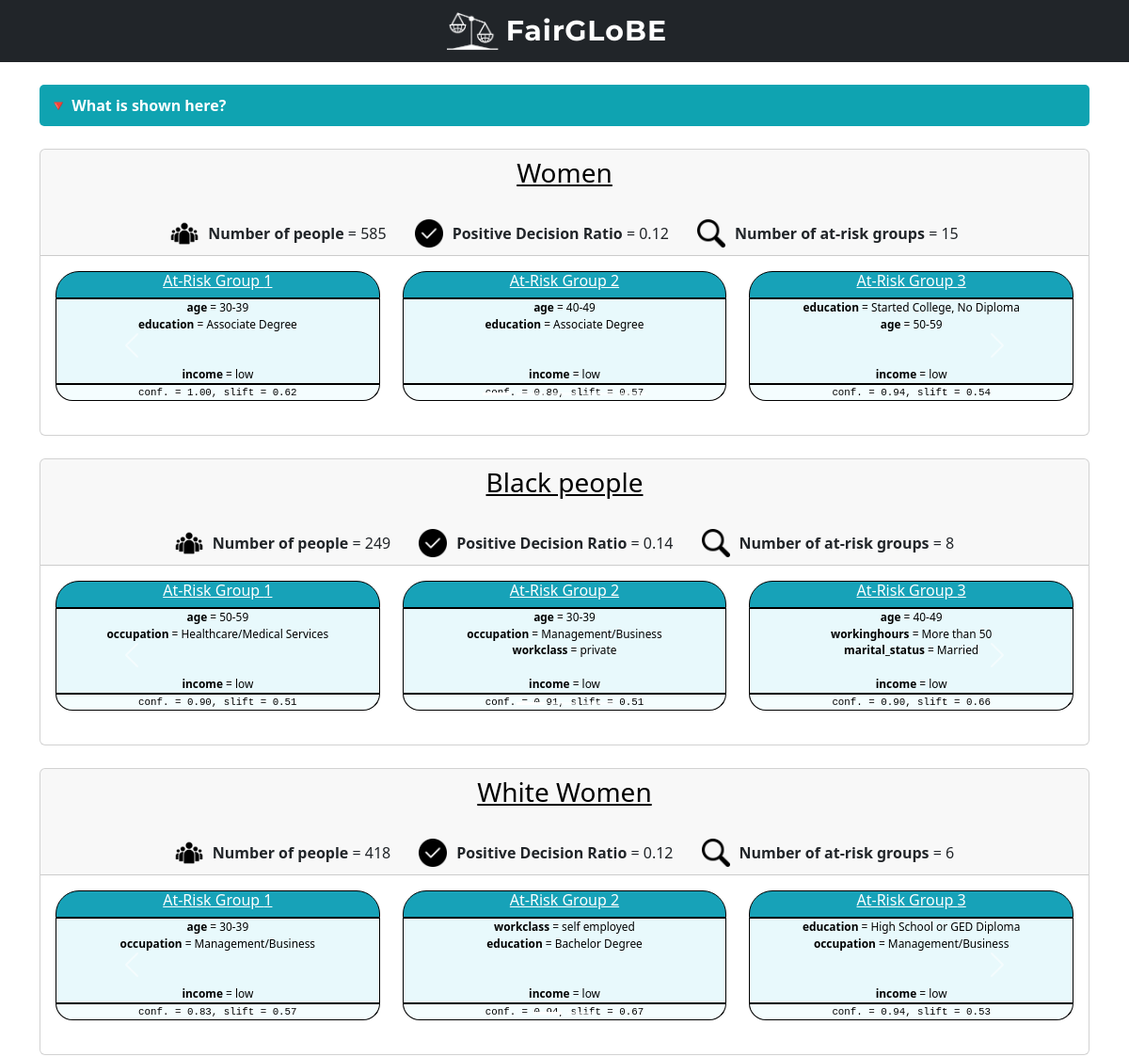
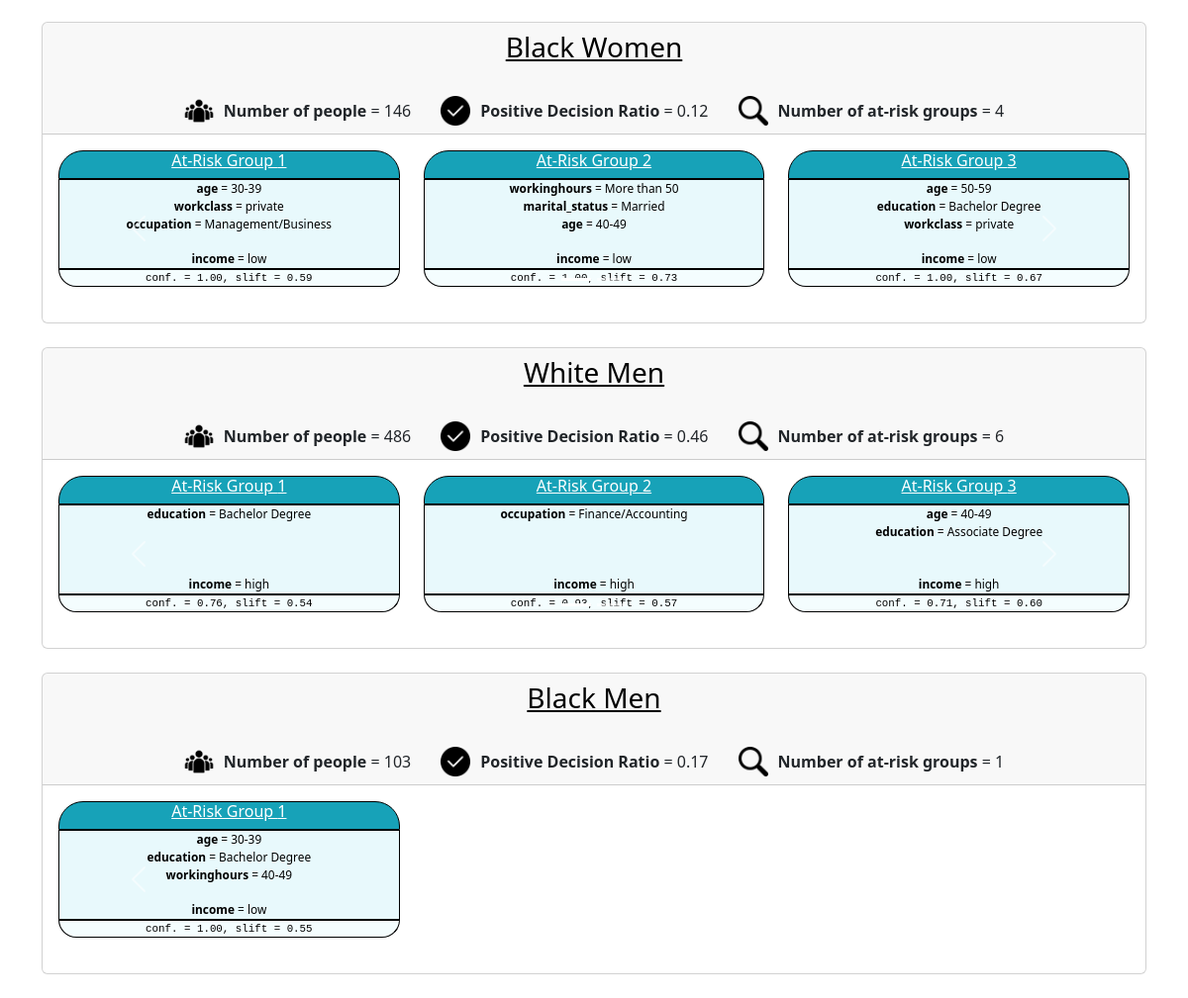
The page / on the database its author committed (2 pictures, top to bottom).
### tables this page shows
CREATE TABLE discriminatory_patterns (
    id integer primary key autoincrement,
    pd_itemset TEXT,
    rule_base TEXT,
    rule_conclusion TEXT,
    support REAL,
    confidence REAL,
    slift REAL,
    p_value_slift REAL
);

### app.py (the view)
@app.route('/', methods = ['GET', 'POST'])
def inspect_demographic_groups():
    db = get_db()
    disc_patterns_cursor = db.execute("SELECT id, pd_itemset, rule_base, rule_conclusion, support, confidence, slift, p_value_slift FROM discriminatory_patterns")
    all_disc_patterns = disc_patterns_cursor.fetchall()
    disc_patterns_cursor.close()
    disc_patterns_df = pd.DataFrame.from_records(data=all_disc_patterns, columns=["id", "pd_itemset", "rule_base", "rule_conclusion", "support", "confidence", "slift", "p_value_slift"])
    unique_pd_itemsets = disc_patterns_df["pd_itemset"].unique()
    adult_test_dataset_cursor = db.execute(
        'select id, age, marital_status, workinghours, education, workclass, occupation, race, sex, income from test_data')
    adult_dataset_test_results = adult_test_dataset_cursor.fetchall()
    adult_test_dataset_cursor.close()
    test_dataset = pd.DataFrame.from_records(data=adult_dataset_test_results, index='id', columns=all_columns_with_id)
    pd_itemset_rule_dict = {}
    pd_itemset_html_dict = {}
    pd_itemset_pos_ratio = {}
    pd_itemset_n = {}
    for pd_itemset in unique_pd_itemsets:
        pd_itemset_in_html = protected_itemset_info_to_html(pd_itemset)
        rules_for_pd_itemset = disc_patterns_df[disc_patterns_df['pd_itemset'] == pd_itemset]
        rules_in_pretty_html = rules_for_pd_itemset.apply(rule_row_to_html, axis=1)
        pd_itemset_dict = ast.literal_eval(pd_itemset)
        n_instances_in_pd_itemset = len(get_instances_covered_by_rule_base(pd_itemset_dict, test_dataset))
        n_instances_in_pd_itemset_pos_decision = len(get_instances_covered_by_rule_base_and_consequence(rule_base=pd_itemset_dict, rule_consequence={"income" : "high"}, data=test_dataset))
        pos_ratio_pd_itemset = n_instances_in_pd_itemset_pos_decision/n_instances_in_pd_itemset
        pd_itemset_rule_dict[pd_itemset] = rules_in_pretty_html
        pd_itemset_html_dict[pd_itemset] = pd_itemset_in_html
        pd_itemset_pos_ratio[pd_itemset] = f"{pos_ratio_pd_itemset:.2f}"
        pd_itemset_n[pd_itemset] = n_instances_in_pd_itemset
    print(pd_itemset_html_dict)
    return render_template("inspect_demographic_groups.html", patterns=pd_itemset_rule_dict, pd_itemset_html_dict=pd_itemset_html_dict, pd_itemset_n = pd_itemset_n, pd_itemset_pos_ratio=pd_itemset_pos_ratio)

### app.py (called while the page is built)
def connect_db():
    sql = sqlite3.connect('bias_detection.db')
    sql.row_factory = sqlite3.Row
    return sql

def get_db():
    if not hasattr(g, 'sqlite3'):
        g.sqlite_db = connect_db()
    return g.sqlite_db

### database_helper_functions.py (called while the page is built)
def get_instances_covered_by_rule_base_and_consequence(rule_base, rule_consequence, data):
    relevant_data = data
    for key in rule_base.keys():
        relevant_data = relevant_data[relevant_data[key] == rule_base[key]]
    for key in rule_consequence.keys():
        relevant_data = relevant_data[relevant_data[key] == rule_consequence[key]]
    return relevant_data

def get_instances_covered_by_rule_base(rule_base, data):
    relevant_data = data
    for key in rule_base.keys():
        relevant_data = relevant_data[relevant_data[key] == rule_base[key]]
    return relevant_data

### pretty_html_functions.py (called while the page is built)
def rule_row_to_html(rule):
    rule_base_dict = ast.literal_eval(rule['rule_base'])
    rule_consequence_dict = ast.literal_eval(rule['rule_conclusion'])
    return dicts_to_html(rule_base_dict, rule_consequence_dict, rule)

def protected_itemset_info_to_html(pd_itemset):
    pd_itemset_dict = ast.literal_eval(pd_itemset)
    pretty_html = ""
    if 'race' in pd_itemset_dict:
        if pd_itemset_dict['race'] == 'White alone':
            pretty_html += "White "
        elif pd_itemset_dict['race'] == 'Black or African American alone':
            pretty_html += "Black "
        else:
            pretty_html += "Other "
    if 'sex' in pd_itemset_dict:
        if pd_itemset_dict['sex'] == 'Female':
            pretty_html += "Women"
        else:
            pretty_html += "Men"
    else:
        pretty_html += " people"
    return pretty_html

### templates/inspect_demographic_groups.html (shortened to what this page needs)
<!DOCTYPE html>
<html lang="en">
<head>
    <link href="https://cdn.jsdelivr.net/npm/bootstrap@5.3.1/dist/css/bootstrap.min.css" rel="stylesheet">
    <link href="{{ url_for('static', filename='daphne_theme.css') }}" rel="stylesheet">
</head>
<body>
{% include 'navbar.html' %}
<div class="container mt-4">
    <button class="collapsible">🔻 What is shown here? </button>
    <br>
    {% for pd_itemset, rules in patterns.items() %}
            <div class="card my-4">
            <div class="card-header text-center">
                <h3>
                    <a href="{{ url_for('inspect_patterns', pd_itemset=pd_itemset, pos_ratio_pd_itemset = pd_itemset_pos_ratio[pd_itemset] , n_pd_itemset = pd_itemset_n[pd_itemset]) }}" style="color:black;">
                        {{ pd_itemset_html_dict[pd_itemset] }}
                    </a>
                </h3>
                <br>
                <div style="display: flex; justify-content: center; gap: 30px;">
                    <div style="display: inline-flex; align-items: center; gap: 10px;">
                        <img src="{{ url_for('static', filename='n_people.png') }}" alt="N People" width="30">
                        <span> <b> Number of people </b>  = {{ pd_itemset_n[pd_itemset] }}</span>
                    </div>
                    <div style="display: inline-flex; align-items: center; gap: 10px;">
                        <img src="{{ url_for('static', filename='pos.png') }}" alt="Positive Decision Ratio" width="30">
                        <span> <b> Positive Decision Ratio </b> = {{ pd_itemset_pos_ratio[pd_itemset] }}</span>
                    </div>
                    <div style="display: inline-flex; align-items: center; gap: 10px;">
                        <img src="{{ url_for('static', filename='magnifying_glass.png') }}" alt="N Rules" width="30">
                        <span> <b> Number of at-risk groups </b>  = {{ rules|length }}</span>
                    </div>
                </div>
            </div>
            <div class="card-body">
                <div id="carousel-{{ loop.index }}" class="carousel slide" data-bs-ride="false">
                    <div class="carousel-indicators">
                        {% for i in range(0, rules|length, 3) %}
                            <button type="button" data-bs-target="#carousel-{{ loop.index }}" data-bs-slide-to="{{ loop.index0 }}" class="{% if loop.first %}active{% endif %}" aria-current="true"></button>
                        {% endfor %}
                    </div>
                    <div class="carousel-inner">
                        {% for rule in rules %}
                            {% if loop.index0 % 3 == 0 %}
                                <div class="carousel-item {% if loop.first %}active{% endif %}">
                                    <div class="row">
                            {% endif %}
                            <div class="col-md-4">
                                <div class="disc_pattern_upperbox inactive_upperbox">
                                    <center>
                                        <h6>
                                            <a href="{{url_for('inspect_patterns', pd_itemset=pd_itemset, pattern_id = rule['id'], pos_ratio_pd_itemset = pd_itemset_pos_ratio[pd_itemset] , n_pd_itemset = pd_itemset_n[pd_itemset] )}}" style="color:white;"> At-Risk Group {{loop.index}} </a>
                                        </h6>
                                    </center>
                                </div>
                                <div class="disc_pattern_middlebox inactive_middlebox">
                                    <center> {{rule['rule_in_html'] | safe}} </center>
                                </div>
                                <div class="disc_pattern_lowerbox inactive_lowerbox">
                                    <center> conf. = {{rule['confidence']}}, slift = {{rule['slift']}}</center>
                                </div>
                            </div>
                            {% if loop.index0 % 3 == 2 or loop.last %}
                                    </div>
                                </div>
                            {% endif %}
                        {% endfor %}
                    </div>
                    <button class="carousel-control-prev btn btn-dark" type="button" data-bs-target="#carousel-{{ loop.index }}" data-bs-slide="prev">
                        <span class="carousel-control-prev-icon" aria-hidden="true"></span>
                    </button>
                    <button class="carousel-control-next btn btn-dark" type="button" data-bs-target="#carousel-{{ loop.index }}" data-bs-slide="next">
                        <span class="carousel-control-next-icon" aria-hidden="true"></span>
                    </button>
                </div>
            </div>
        </div>
    {% endfor %}
</div>
</body>
</html>

### templates/navbar.html (shortened to what this page needs)
<head>
</head>
<nav class="navbar navbar-expand-lg bg-dark navbar-dark">
    <div class="container d-flex justify-content-center">
        <a class="navbar-brand d-flex align-items-center" href="{{ url_for('inspect_demographic_groups') }}">
            <img src="{{ url_for('static', filename='logo_white.png') }}" alt="Logo" height="40" class="me-2">
            <span>FairGLoBE</span>
        </a>
    </div>
</nav>

### static/daphne_theme.css (style rules this page uses)
.disc_pattern_upperbox { border-top-left-radius: 25px; border-top-right-radius: 25px; background-color: #FFC107; color: white; border: 1px solid black; font-size: 0.99vw; }
.inactive_upperbox { background-color: #17A2B8; }
.disc_pattern_middlebox { background-color: #FFE7A3; color: black; border: 1px solid black; font-size: 0.99vw; }
.inactive_middlebox { background-color: #E8F9FC; }
.disc_pattern_lowerbox { border-bottom-right-radius: 25px; border-bottom-left-radius: 25px; background-color: #FFF2CD; color: black; border: 1px solid black; font-size: 0.9vw; font-family: "Lucida Console", "Courier New", monospace; margin-bottom: 20px; }
.inactive_lowerbox { background-color: #F4FDFE; }
.collapsible { background-color: #0FA3B1; color: white; cursor: pointer; padding: 10px; width: 100%; border: none; text-align: left; font-size: 16px; font-weight: bold; border-radius: 5px; transition: 0.3s; }

### templates/navbar.html (style rules this page uses)
.navbar-brand { font-family: 'Montserrat', sans-serif; font-weight: 700; font-size: 30px; line-height: 1.2; letter-spacing: 1px; }

### rows shown on the page
discriminatory_patterns: pd_itemset "Women", pd_itemset "585", pd_itemset "0.12", rules "15", rule_in_html "age = 30-39 education = Associate Degree income = low" "age = 40-49 education = Associate Degree income = low" "education = Started College, No Diploma age = 50-59 income = low", confidence "1.00" "0.89" "0.94", slift "0.62" "0.57" "0.54"
discriminatory_patterns: pd_itemset "Black people", pd_itemset "249", pd_itemset "0.14", rules "8", rule_in_html "age = 50-59 occupation = Healthcare/Medical Services income = low" "age = 30-39 occupation = Management/Business workclass = private income = low" "age = 40-49 workinghours = More than 50 marital_status = Married income = low", confidence "0.90" "0.91" "0.90", slift "0.51" "0.51" "0.66"
discriminatory_patterns: pd_itemset "White Women", pd_itemset "418", pd_itemset "0.12", rules "6", rule_in_html "age = 30-39 occupation = Management/Business income = low" "workclass = self employed education = Bachelor Degree income = low" "education = High School or GED Diploma occupation = Management/Business income = low", confidence "0.83" "0.94", slift "0.57" "0.67" "0.53"
discriminatory_patterns: pd_itemset "Black Women", pd_itemset "146", pd_itemset "0.12", rules "4", rule_in_html "age = 30-39 workclass = private occupation = Management/Business income = low" "workinghours = More than 50 marital_status = Married age = 40-49 income = low" "age = 50-59 education = Bachelor Degree workclass = private income = low", confidence "1.00" "1.00", slift "0.59" "0.73" "0.67"
discriminatory_patterns: pd_itemset "White Men", pd_itemset "486", pd_itemset "0.46", rules "6", rule_in_html "education = Bachelor Degree income = high" "occupation = Finance/Accounting income = high" "age = 40-49 education = Associate Degree income = high", confidence "0.76" "0.71", slift "0.54" "0.57" "0.60"
discriminatory_patterns: pd_itemset "Black Men", pd_itemset "103", pd_itemset "0.17", rules "1", rule_in_html "age = 30-39 education = Bachelor Degree workinghours = 40-49 income = low", confidence "1.00", slift "0.55"
